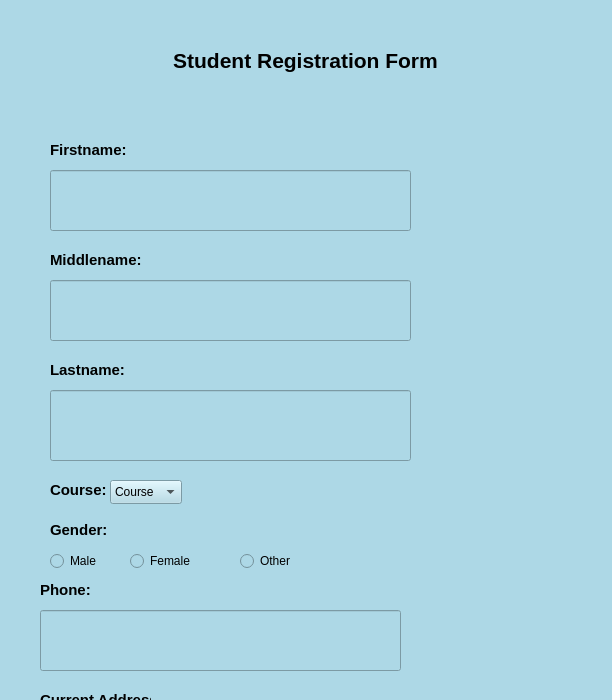
<?xml version="1.0" encoding="UTF-8"?>
<ui version="4.0">
 <class>regForm_1</class>
 <widget class="QWidget" name="regForm_1">
  <property name="geometry">
   <rect>
    <x>0</x>
    <y>0</y>
    <width>612</width>
    <height>700</height>
   </rect>
  </property>
  <property name="maximumSize">
   <size>
    <width>700</width>
    <height>700</height>
   </size>
  </property>
  <property name="windowTitle">
   <string>Form</string>
  </property>
  <property name="styleSheet">
   <string notr="true"> box-sizing: border-box;
border-color: rgb(255, 85, 255);
 background-color: rgba(173, 216, 230, 1);
 </string>
  </property>
  <widget class="QLabel" name="label">
   <property name="geometry">
    <rect>
     <x>130</x>
     <y>0</y>
     <width>351</width>
     <height>121</height>
    </rect>
   </property>
   <property name="styleSheet">
    <string notr="true">color: rgb(0, 0, 0);</string>
   </property>
   <property name="text">
    <string>&lt;html&gt;&lt;head/&gt;&lt;body&gt;&lt;p align=&quot;center&quot;&gt;&lt;span style=&quot; font-size:16pt; font-weight:700;&quot;&gt;Student Registration Form&lt;/span&gt;&lt;/p&gt;&lt;/body&gt;&lt;/html&gt;</string>
   </property>
  </widget>
  <widget class="QLineEdit" name="lineEdit">
   <property name="geometry">
    <rect>
     <x>50</x>
     <y>170</y>
     <width>361</width>
     <height>61</height>
    </rect>
   </property>
  </widget>
  <widget class="QLabel" name="label_2">
   <property name="geometry">
    <rect>
     <x>50</x>
     <y>140</y>
     <width>111</width>
     <height>21</height>
    </rect>
   </property>
   <property name="styleSheet">
    <string notr="true">color: rgb(0, 0, 0);</string>
   </property>
   <property name="text">
    <string>&lt;html&gt;&lt;head/&gt;&lt;body&gt;&lt;p&gt;&lt;span style=&quot; font-size:11pt; font-weight:700;&quot;&gt;Firstname:&lt;/span&gt;&lt;/p&gt;&lt;/body&gt;&lt;/html&gt;</string>
   </property>
  </widget>
  <widget class="QLineEdit" name="lineEdit_2">
   <property name="geometry">
    <rect>
     <x>50</x>
     <y>280</y>
     <width>361</width>
     <height>61</height>
    </rect>
   </property>
  </widget>
  <widget class="QLabel" name="label_3">
   <property name="geometry">
    <rect>
     <x>50</x>
     <y>250</y>
     <width>111</width>
     <height>21</height>
    </rect>
   </property>
   <property name="styleSheet">
    <string notr="true">color: rgb(0, 0, 0);</string>
   </property>
   <property name="text">
    <string>&lt;html&gt;&lt;head/&gt;&lt;body&gt;&lt;p&gt;&lt;span style=&quot; font-size:11pt; font-weight:700;&quot;&gt;Middlename:&lt;/span&gt;&lt;/p&gt;&lt;/body&gt;&lt;/html&gt;</string>
   </property>
  </widget>
  <widget class="QLineEdit" name="lineEdit_3">
   <property name="geometry">
    <rect>
     <x>50</x>
     <y>390</y>
     <width>361</width>
     <height>71</height>
    </rect>
   </property>
  </widget>
  <widget class="QLabel" name="label_4">
   <property name="geometry">
    <rect>
     <x>50</x>
     <y>360</y>
     <width>111</width>
     <height>21</height>
    </rect>
   </property>
   <property name="styleSheet">
    <string notr="true">color: rgb(0, 0, 0);</string>
   </property>
   <property name="text">
    <string>&lt;html&gt;&lt;head/&gt;&lt;body&gt;&lt;p&gt;&lt;span style=&quot; font-size:11pt; font-weight:700;&quot;&gt;Lastname:&lt;/span&gt;&lt;/p&gt;&lt;/body&gt;&lt;/html&gt;</string>
   </property>
  </widget>
  <widget class="QLabel" name="label_5">
   <property name="geometry">
    <rect>
     <x>50</x>
     <y>480</y>
     <width>111</width>
     <height>21</height>
    </rect>
   </property>
   <property name="styleSheet">
    <string notr="true">color: rgb(0, 0, 0);</string>
   </property>
   <property name="text">
    <string>&lt;html&gt;&lt;head/&gt;&lt;body&gt;&lt;p&gt;&lt;span style=&quot; font-size:11pt; font-weight:700;&quot;&gt;Course:&lt;/span&gt;&lt;/p&gt;&lt;/body&gt;&lt;/html&gt;</string>
   </property>
  </widget>
  <widget class="QComboBox" name="comboBox">
   <property name="geometry">
    <rect>
     <x>110</x>
     <y>480</y>
     <width>72</width>
     <height>24</height>
    </rect>
   </property>
   <property name="styleSheet">
    <string notr="true">color: rgb(0, 0, 0);</string>
   </property>
   <item>
    <property name="text">
     <string>Course</string>
    </property>
   </item>
  </widget>
  <widget class="QLabel" name="label_6">
   <property name="geometry">
    <rect>
     <x>50</x>
     <y>520</y>
     <width>111</width>
     <height>21</height>
    </rect>
   </property>
   <property name="styleSheet">
    <string notr="true">color: rgb(0, 0, 0);</string>
   </property>
   <property name="text">
    <string>&lt;html&gt;&lt;head/&gt;&lt;body&gt;&lt;p&gt;&lt;span style=&quot; font-size:11pt; font-weight:700;&quot;&gt;Gender:&lt;/span&gt;&lt;/p&gt;&lt;/body&gt;&lt;/html&gt;</string>
   </property>
  </widget>
  <widget class="QRadioButton" name="radioButton">
   <property name="geometry">
    <rect>
     <x>50</x>
     <y>550</y>
     <width>91</width>
     <height>22</height>
    </rect>
   </property>
   <property name="styleSheet">
    <string notr="true">color: rgb(0, 0, 0);</string>
   </property>
   <property name="text">
    <string>Male</string>
   </property>
  </widget>
  <widget class="QRadioButton" name="radioButton_2">
   <property name="geometry">
    <rect>
     <x>130</x>
     <y>550</y>
     <width>91</width>
     <height>22</height>
    </rect>
   </property>
   <property name="styleSheet">
    <string notr="true">color: rgb(0, 0, 0);</string>
   </property>
   <property name="text">
    <string>Female</string>
   </property>
  </widget>
  <widget class="QRadioButton" name="radioButton_3">
   <property name="geometry">
    <rect>
     <x>240</x>
     <y>550</y>
     <width>91</width>
     <height>22</height>
    </rect>
   </property>
   <property name="styleSheet">
    <string notr="true">color: rgb(0, 0, 0);</string>
   </property>
   <property name="text">
    <string>Other</string>
   </property>
  </widget>
  <widget class="QLabel" name="label_7">
   <property name="geometry">
    <rect>
     <x>8</x>
     <y>20</y>
     <width>91</width>
     <height>61</height>
    </rect>
   </property>
   <property name="styleSheet">
    <string notr="true">image: url(:/images/images/stureg.webp);</string>
   </property>
   <property name="text">
    <string/>
   </property>
  </widget>
  <widget class="QLineEdit" name="lineEdit_4">
   <property name="geometry">
    <rect>
     <x>40</x>
     <y>610</y>
     <width>361</width>
     <height>61</height>
    </rect>
   </property>
  </widget>
  <widget class="QLabel" name="label_8">
   <property name="geometry">
    <rect>
     <x>40</x>
     <y>580</y>
     <width>111</width>
     <height>21</height>
    </rect>
   </property>
   <property name="styleSheet">
    <string notr="true">color: rgb(0, 0, 0);</string>
   </property>
   <property name="text">
    <string>&lt;html&gt;&lt;head/&gt;&lt;body&gt;&lt;p&gt;&lt;span style=&quot; font-size:11pt; font-weight:700;&quot;&gt;Phone:&lt;/span&gt;&lt;/p&gt;&lt;/body&gt;&lt;/html&gt;</string>
   </property>
  </widget>
  <widget class="QLineEdit" name="lineEdit_5">
   <property name="geometry">
    <rect>
     <x>40</x>
     <y>720</y>
     <width>361</width>
     <height>111</height>
    </rect>
   </property>
  </widget>
  <widget class="QLabel" name="label_9">
   <property name="geometry">
    <rect>
     <x>40</x>
     <y>690</y>
     <width>111</width>
     <height>21</height>
    </rect>
   </property>
   <property name="styleSheet">
    <string notr="true">color: rgb(0, 0, 0);</string>
   </property>
   <property name="text">
    <string>&lt;html&gt;&lt;head/&gt;&lt;body&gt;&lt;p&gt;&lt;span style=&quot; font-size:11pt; font-weight:700;&quot;&gt;Current Address:&lt;/span&gt;&lt;/p&gt;&lt;/body&gt;&lt;/html&gt;</string>
   </property>
  </widget>
  <widget class="QLabel" name="label_10">
   <property name="geometry">
    <rect>
     <x>40</x>
     <y>850</y>
     <width>111</width>
     <height>21</height>
    </rect>
   </property>
   <property name="styleSheet">
    <string notr="true">color: rgb(0, 0, 0);</string>
   </property>
   <property name="text">
    <string>&lt;html&gt;&lt;head/&gt;&lt;body&gt;&lt;p&gt;&lt;span style=&quot; font-size:11pt; font-weight:700;&quot;&gt;Email:&lt;/span&gt;&lt;/p&gt;&lt;/body&gt;&lt;/html&gt;</string>
   </property>
  </widget>
  <widget class="QLineEdit" name="lineEdit_6">
   <property name="geometry">
    <rect>
     <x>40</x>
     <y>870</y>
     <width>361</width>
     <height>61</height>
    </rect>
   </property>
  </widget>
  <widget class="QLineEdit" name="lineEdit_7">
   <property name="geometry">
    <rect>
     <x>40</x>
     <y>980</y>
     <width>361</width>
     <height>61</height>
    </rect>
   </property>
  </widget>
  <widget class="QLineEdit" name="lineEdit_8">
   <property name="geometry">
    <rect>
     <x>40</x>
     <y>1090</y>
     <width>361</width>
     <height>61</height>
    </rect>
   </property>
  </widget>
  <widget class="QLabel" name="label_11">
   <property name="geometry">
    <rect>
     <x>40</x>
     <y>950</y>
     <width>111</width>
     <height>21</height>
    </rect>
   </property>
   <property name="styleSheet">
    <string notr="true">color: rgb(0, 0, 0);</string>
   </property>
   <property name="text">
    <string>&lt;html&gt;&lt;head/&gt;&lt;body&gt;&lt;p&gt;&lt;span style=&quot; font-size:11pt; font-weight:700;&quot;&gt;Password:&lt;/span&gt;&lt;/p&gt;&lt;/body&gt;&lt;/html&gt;</string>
   </property>
  </widget>
  <widget class="QLabel" name="label_12">
   <property name="geometry">
    <rect>
     <x>40</x>
     <y>1060</y>
     <width>141</width>
     <height>21</height>
    </rect>
   </property>
   <property name="styleSheet">
    <string notr="true">color: rgb(0, 0, 0);</string>
   </property>
   <property name="text">
    <string>&lt;html&gt;&lt;head/&gt;&lt;body&gt;&lt;p&gt;&lt;span style=&quot; font-size:11pt; font-weight:700;&quot;&gt;Confirm Password:&lt;/span&gt;&lt;/p&gt;&lt;/body&gt;&lt;/html&gt;</string>
   </property>
  </widget>
  <widget class="QPushButton" name="pushButton">
   <property name="geometry">
    <rect>
     <x>140</x>
     <y>1180</y>
     <width>281</width>
     <height>51</height>
    </rect>
   </property>
   <property name="font">
    <font>
     <pointsize>20</pointsize>
    </font>
   </property>
   <property name="styleSheet">
    <string notr="true">color: rgb(0, 0, 0);
background-color: rgb(0, 85, 0);</string>
   </property>
   <property name="text">
    <string>REGISTER</string>
   </property>
  </widget>
 </widget>
 <resources/>
 <connections/>
</ui>
